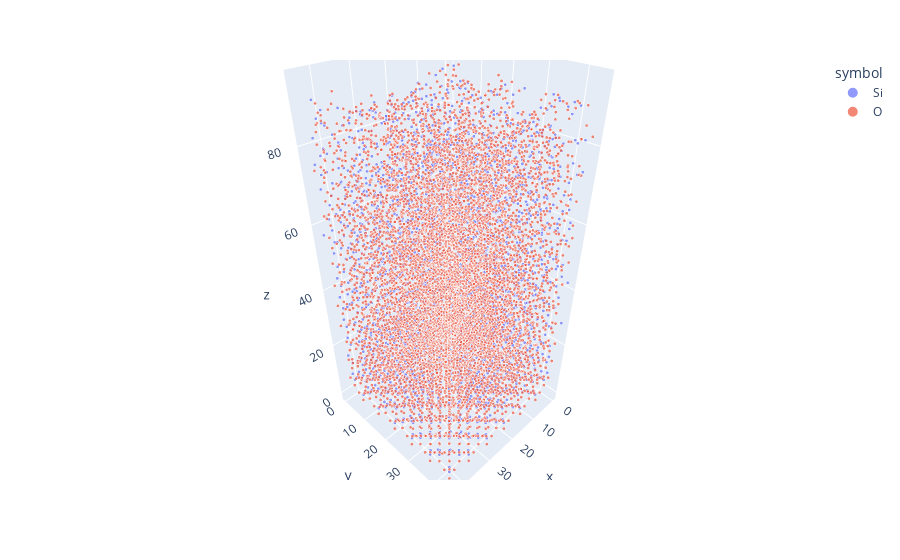

Source (notebook cell):
### Code cell
# plot 3D
import plotly.express as px
import seaborn as sns

coord = atoms.get_positions()
cell = atoms.get_cell()

fig = px.scatter_3d(atoms_position_df, x='x', y='y', z='z', color='symbol', size="size", size_max=3)
fig.show()

# fig = plt.figure(figsize=(10,6))
# ax = fig.add_subplot(111)

# sns.scatterplot(data=atoms_position_df, x='x', y='z', hue='symbol', ax=ax)
# ax.set_xlim(0, cell[0].max())
# ax.set_ylim(0, cell[2].max())
# plt.show()

### Figure 1 — Plotly figure (JSON) as saved in the notebook; plotly's stock layout.template omitted (floating-point values rounded to 4 significant figures; data arrays with more than 128 entries replaced by an {"elided": "..."} marker saying what was removed)
{"data": [{"hovertemplate": "symbol=Si<br>x=%{x}<br>y=%{y}<br>z=%{z}<br>size=%{marker.size}<extra></extra>", "legendgroup": "Si", "marker": {"color": "#636efa", "size": {"elided": "3600 int values"}, "sizemode": "area", "sizeref": 0.5556, "symbol": "circle"}, "mode": "markers", "name": "Si", "scene": "scene", "showlegend": true, "type": "scatter3d", "x": {"elided": "3600 float values"}, "y": {"elided": "3600 float values"}, "z": {"elided": "3600 float values"}}, {"hovertemplate": "symbol=O<br>x=%{x}<br>y=%{y}<br>z=%{z}<br>size=%{marker.size}<extra></extra>", "legendgroup": "O", "marker": {"color": "#EF553B", "size": {"elided": "7128 int values"}, "sizemode": "area", "sizeref": 0.5556, "symbol": "circle"}, "mode": "markers", "name": "O", "scene": "scene", "showlegend": true, "type": "scatter3d", "x": {"elided": "7128 float values"}, "y": {"elided": "7128 float values"}, "z": {"elided": "7128 float values"}}], "layout": {"legend": {"itemsizing": "constant", "title": {"text": "symbol"}, "tracegroupgap": 0}, "margin": {"t": 60}, "scene": {"domain": {"x": [0, 1], "y": [0, 1]}, "xaxis": {"title": {"text": "x"}}, "yaxis": {"title": {"text": "y"}}, "zaxis": {"title": {"text": "z"}}}}}
